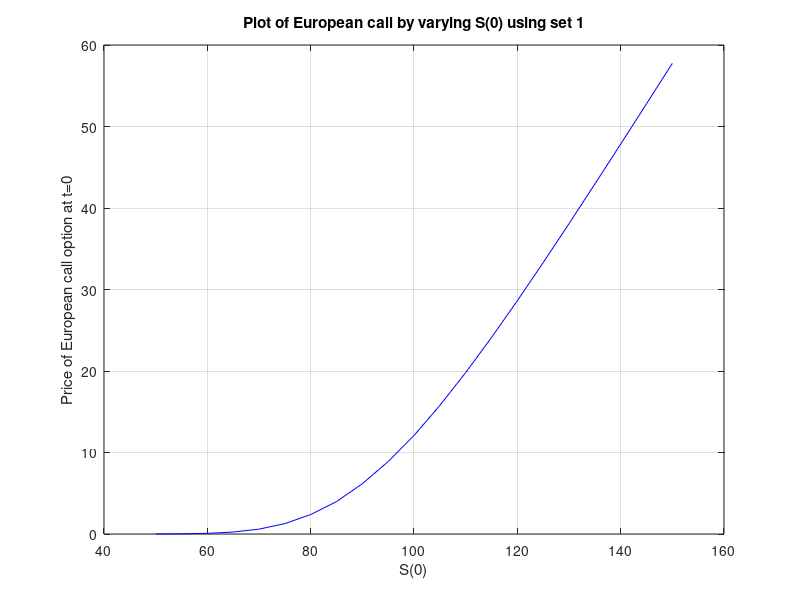
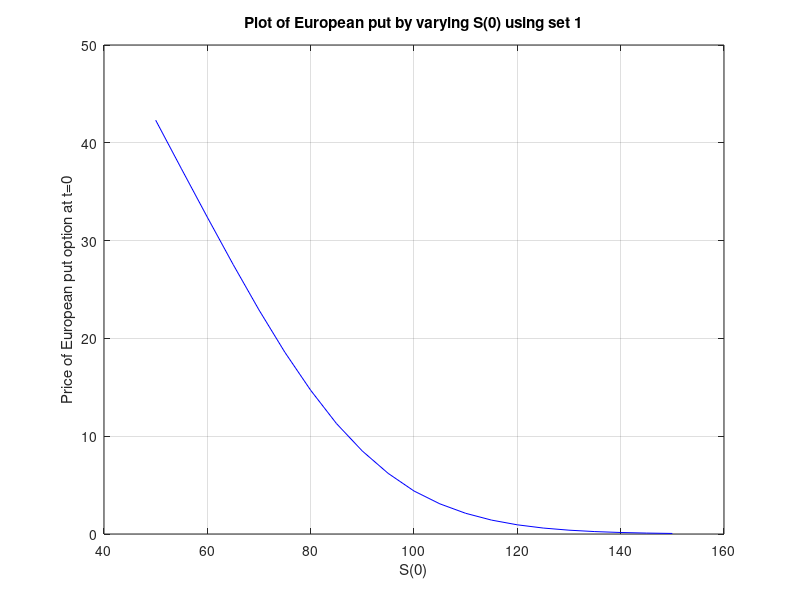
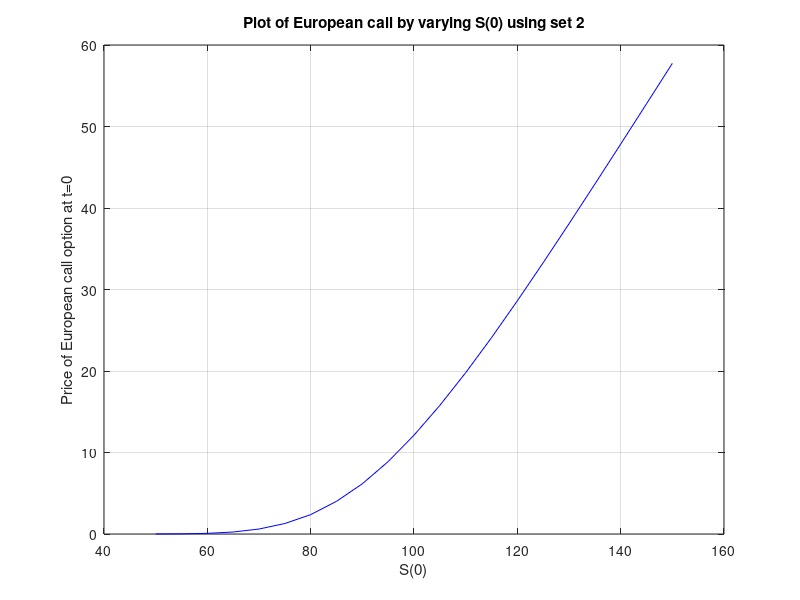
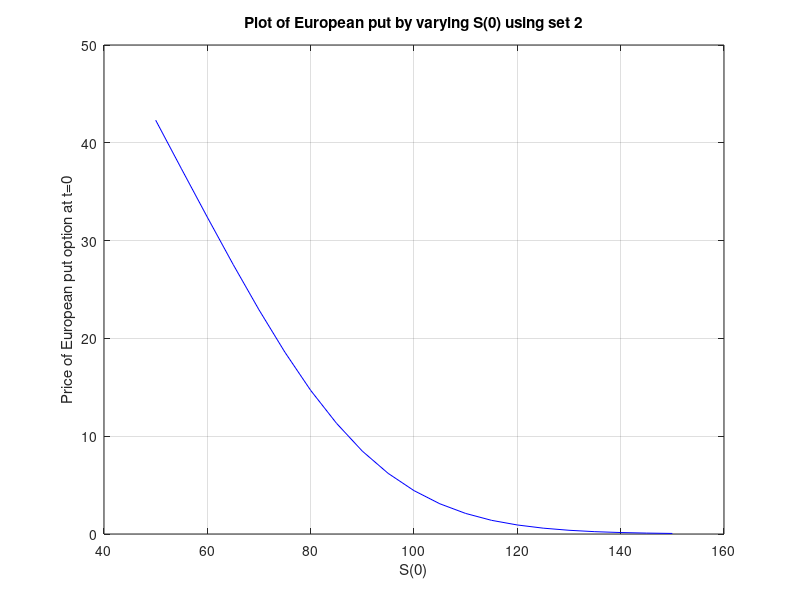

Write the MATLAB code that produced these figures, in order. (Note: a time limit stopped this script after it produced the figures.)
function[root]=lab2_q1()
    k=100;T=1;r=0.08;sig=0.2;m=100;t=T/m;
    a=zeros(m+1);a(1,1)=100;
    [b,c]=solve1(set1_u(sig,t),set1_d(sig,t),k,T,r,sig,m,t,a);
    fprintf('For set 1 The value of Europenan call  is %.8f\n',b(1,1))
    fprintf('For set 1 The value of Europenan put   is %.8f\n',c(1,1));
    fprintf('\n\n');
    [b,c]=solve1(set2_u(sig,t,r),set2_d(sig,t,r),k,T,r,sig,m,t,a);
    fprintf('For set 2 The value of Europenan call  is %.8f\n',b(1,1))
    fprintf('For set 2 The value of Europenan put   is %.8f\n',c(1,1));
    fprintf('\n\n');
    x=[50:5:150];
    for i=1:length(x)
        a(1,1)=x(i);
        [b,c]=solve1(set1_u(sig,t),set1_d(sig,t),k,T,r,sig,m,t,a);
        call(i)=b(1,1);put(i)=c(1,1);
        [b1,c1]=solve1(set2_u(sig,t,r),set2_d(sig,t,r),k,T,r,sig,m,t,a);
         call1(i)=b1(1,1);put1(i)=c1(1,1);
    end
    graphical_S0(x,call,put,call1,put1);a(1,1)=100;
    for i=1:length(x)
        k=x(i);
        [b,c]=solve1(set1_u(sig,t),set1_d(sig,t),k,T,r,sig,m,t,a);
        call(i)=b(1,1);put(i)=c(1,1);
        [b1,c1]=solve1(set2_u(sig,t,r),set2_d(sig,t,r),k,T,r,sig,m,t,a);
         call1(i)=b1(1,1);put1(i)=c1(1,1);
    end
    graphical_k(x,call,put,call1,put1);k=100;
    x=[];call=[];put=[];call1=[];put1=[];
    x=[.04:.01:.16];
    for i=1:length(x)
        r=x(i);
        if exp(r*t)>=set1_d(sig,t) && exp(r*t)<=set1_u(sig,t) % Arbitrage condition
            [b,c]=solve1(set1_u(sig,t),set1_d(sig,t),k,T,r,sig,m,t,a);
            call(i)=b(1,1);put(i)=c(1,1);
        end
        if exp(r*t)>=set2_d(sig,t,r) && exp(r*t)<=set2_u(sig,t,r) % Arbitrage condition
            [b1,c1]=solve1(set2_u(sig,t,r),set2_d(sig,t,r),k,T,r,sig,m,t,a);
            call1(i)=b1(1,1);put1(i)=c1(1,1);
        end
    end
    graphical_r(x,call,put,call1,put1);r=.08;
    x=[];call=[];put=[];call1=[];put1=[];
    x=[.1:.01:.3];
    for i=1:length(x)
        sig=x(i);
        [b,c]=solve1(set1_u(sig,t),set1_d(sig,t),k,T,r,sig,m,t,a);
        call(i)=b(1,1);put(i)=c(1,1);
        [b1,c1]=solve1(set2_u(sig,t,r),set2_d(sig,t,r),k,T,r,sig,m,t,a);
        call1(i)=b1(1,1);put1(i)=c1(1,1);
    end
     graphical_sig(x,call,put,call1,put1); x=[];call=[];put=[];sig=0.2;
     call1=[];put1=[];
    x=[50:1:150];
    for k=95:5:105
        for i=1:length(x)
             m=x(i);t=T/m;
             [b,c]=solve1(set1_u(sig,t),set1_d(sig,t),k,T,r,sig,m,t,a);
             call(i)=b(1,1);put(i)=c(1,1);
             [b1,c1]=solve1(set2_u(sig,t,r),set2_d(sig,t,r),k,T,r,sig,m,t,a);
             call1(i)=b1(1,1);put1(i)=c1(1,1);
        end
        graphical_m(x,call,put,call1,put1,k);m=100;t=T/m;
    end
end

function[root]=set1_u(sig,t)
     root=exp(sig*sqrt(t));
end
function[root]=set1_d(sig,t)
     root=exp(-1*sig*sqrt(t));
end
function[root]=set2_u(sig,t,r);
     root=exp(sig*sqrt(t)+(r-0.5*sig*sig)*t);
end
function[root]=set2_d(sig,t,r);
    root=exp(-1*sig*sqrt(t)+(r-0.5*sig*sig)*t);
end
function[]=graphical_S0(x,call,put,call1,put1)
    figure();
    p=plot(x,call,'b');grid on
    title(sprintf('Plot of European call by varying S(0) using set 1'));
    xlabel('S(0)');ylabel('Price of European call option at t=0');
    saveas(p,'Plot of European call by varying S(0) using set 1','png');
    figure();
    p=plot(x,put,'b');grid on
    title(sprintf('Plot of European put by varying S(0) using set 1'));
    xlabel('S(0)');ylabel('Price of European put option at t=0');
    saveas(p,'Plot of European put by varying S(0) using set 1','png');
    figure();
    p=plot(x,call1,'b');grid on
    title(sprintf('Plot of European call by varying S(0) using set 2'));
    xlabel('S(0)');ylabel('Price of European call option at t=0');
    saveas(p,'Plot of European call by varying S(0) using set 2','png');
    figure();
    p=plot(x,put1,'b');grid on
    title(sprintf('Plot of European put by varying S(0) using set 2'));
    xlabel('S(0)');ylabel('Price of European put option at t=0');
    saveas(p,'Plot of European put by varying S(0) using set 2','png');
end

function[]=graphical_k(x,call,put,call1,put1)
    figure();
    p=plot(x,call,'b');grid on
    title(sprintf('Plot of European call by varying K using set 1'));
    xlabel('K');ylabel('Price of European call option at t=0');
    saveas(p,'Plot of European call by varying K using set 1','png');
    figure();
    p=plot(x,put,'b');grid on
    title(sprintf('Plot of European put by varying K using set 1'));
    xlabel('K');ylabel('Price of European put option at t=0');
    saveas(p,'Plot of European put by varying K using set 1','png');
    figure();
    p=plot(x,call1,'b');grid on
    title(sprintf('Plot of European call by varying K using set 2'));
    xlabel('K');ylabel('Price of European call option at t=0');
    saveas(p,'Plot of European call by varying K using set 2','png');
    figure();
    p=plot(x,put1,'b');grid on
    title(sprintf('Plot of European put by varying K using set 2'));
    xlabel('K');ylabel('Price of European put option at t=0');
    saveas(p,'Plot of European put by varying K using set 2','png');
end

function[]=graphical_r(x,call,put,call1,put1)
    figure();
    p=plot(x,call,'b');grid on
    title(sprintf('Plot of European call by varying r using set 1'));
    xlabel('r');ylabel('Price of European call option at t=0');
    saveas(p,'Plot of European call by varying r using set 1','png');
    figure();
    p=plot(x,put,'b');grid on
    title(sprintf('Plot of European put by varying r using set 1'));
    xlabel('r');ylabel('Price of European put option at t=0');
    saveas(p,'Plot of European put by varying r using set 1','png');
    figure();
    p=plot(x,call1,'b');grid on
    title(sprintf('Plot of European call by varying r using set 2'));
    xlabel('r');ylabel('Price of European call option at t=0');
    saveas(p,'Plot of European call by varying r using set 2','png');
    figure();
    p=plot(x,put1,'b');grid on
    title(sprintf('Plot of European put by varying r using set 2'));
    xlabel('r');ylabel('Price of European put option at t=0');
    saveas(p,'Plot of European put by varying r using set 2','png');
end

function[]=graphical_sig(x,call,put,call1,put1)
     figure();
    p=plot(x,call,'b');grid on
    title(sprintf('Plot of European call by varying sigma using set 1'));
    xlabel('sigma');ylabel('Price of European call option at t=0');
    saveas(p,'Plot of European call by varying sigma using set 1','png');
    figure();
    p=plot(x,put,'b');grid on
    title(sprintf('Plot of European put by varying sigma using set 1'));
    xlabel('sigma');ylabel('Price of European put option at t=0');
    saveas(p,'Plot of European put by varying sigma using set 1','png');
    figure();
    p=plot(x,call1,'b');grid on
    title(sprintf('Plot of European call by varying sigma using set 2'));
    xlabel('sigma');ylabel('Price of European call option at t=0');
    saveas(p,'Plot of European call by varying sigma using set 2','png');
    figure();
    p=plot(x,put1,'b');grid on
    title(sprintf('Plot of European put by varying sigma using set 2'));
    xlabel('sigma');ylabel('Price of European put option at t=0');
    saveas(p,'Plot of European put by varying sigma using set 2','png');
end
function[]=graphical_m(x,call,put,call1,put1,k)
    figure();
    p=plot(x,call,'b');grid on
    title1=['Plot of European call by varying m using set 1 and k=  ',num2str(k)];
    title(sprintf('Plot of European call by varying m using set 1 and k= %d',k));
    xlabel('m');ylabel('Price of European call option at t=0');
    saveas(p,title1,'png');
    figure();
    p=plot(x,put,'b');grid on
    title1=['Plot of European put by varying m using set 1 and k= ',num2str(k)];
    title(sprintf('Plot of European put by varying m using set 1 and k= %d',k));
    xlabel('m');ylabel('Price of European put option at t=0');
    saveas(p,title1,'png');
    figure();
    p=plot(x,call1,'b');grid on
    title1=['Plot of European call by varying m using set 2 and k= ', num2str(k)];
    title(sprintf('Plot of European call by varying m using set 2 and k= %d',k));
    xlabel('m');ylabel('Price of European call option at t=0');
    saveas(p,title1,'png');
    figure();
    p=plot(x,put1,'b');grid on
    title1=['Plot of European put by varying m using set 2 and k= ', num2str(k)];
    title(sprintf('Plot of European put by varying m using set 2 and k= %d', k));
    xlabel('m');ylabel('Price of European put option at t=0');
    saveas(p,title1,'png');
end

function[root1,root2]=solve1(u,d,k,T,r,sig,m,t,a)
    b=zeros(m+1);c=zeros(m+1);
    p=(exp(r*t)-d)/(u-d);
    q=(u-exp(r*t))/(u-d);
    for i=1:m
        for j=1:i
            a(i+1,j)=a(i,j)*(u);
            a(i+1,j+1)=a(i,j)*(d);
        end
    end
   % printing(a,m);
    for j=1:m+1
        if a(m+1,j)>k
            b(m+1,j)=a(m+1,j)-k;c(m+1,j)=0;
        else
            b(m+1,j)=0;c(m+1,j)=k-a(m+1,j);
        end
    end
    for i=m:-1:1
        for j=1:i
            b(i,j)=exp(-1*r*t)*(p*b(i+1,j)+q*b(i+1,j+1));
            c(i,j)=exp(-1*r*t)*(p*c(i+1,j)+q*c(i+1,j+1));
        end
    end
    root1=b;root2=c;
end

function[]=printing(a,m)
    for i=1:m+1
        for j=1:i
            fprintf(1,'%f ',a(i,j));
        end
        fprintf('\n');
    end
end
